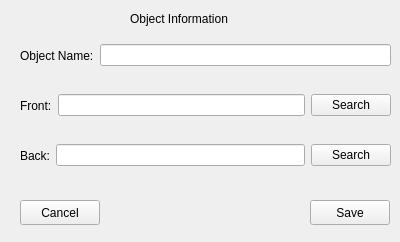
<?xml version="1.0" encoding="UTF-8"?>
<ui version="4.0">
 <class>Form</class>
 <widget class="QWidget" name="Form">
  <property name="geometry">
   <rect>
    <x>0</x>
    <y>0</y>
    <width>400</width>
    <height>242</height>
   </rect>
  </property>
  <property name="windowTitle">
   <string>Form</string>
  </property>
  <widget class="QWidget" name="horizontalLayoutWidget_2">
   <property name="geometry">
    <rect>
     <x>20</x>
     <y>90</y>
     <width>371</width>
     <height>31</height>
    </rect>
   </property>
   <layout class="QHBoxLayout" name="horizontalLayout_2">
    <item>
     <widget class="QLabel" name="label_2">
      <property name="text">
       <string>Front:</string>
      </property>
     </widget>
    </item>
    <item>
     <widget class="QLineEdit" name="front_text">
      <property name="readOnly">
       <bool>true</bool>
      </property>
     </widget>
    </item>
    <item>
     <widget class="QPushButton" name="front_search_bnt">
      <property name="text">
       <string>Search</string>
      </property>
     </widget>
    </item>
   </layout>
  </widget>
  <widget class="QWidget" name="horizontalLayoutWidget_3">
   <property name="geometry">
    <rect>
     <x>20</x>
     <y>140</y>
     <width>371</width>
     <height>31</height>
    </rect>
   </property>
   <layout class="QHBoxLayout" name="horizontalLayout_3">
    <item>
     <widget class="QLabel" name="label_3">
      <property name="text">
       <string>Back:</string>
      </property>
     </widget>
    </item>
    <item>
     <widget class="QLineEdit" name="back_text">
      <property name="readOnly">
       <bool>true</bool>
      </property>
     </widget>
    </item>
    <item>
     <widget class="QPushButton" name="back_search_bnt">
      <property name="text">
       <string>Search</string>
      </property>
     </widget>
    </item>
   </layout>
  </widget>
  <widget class="QWidget" name="horizontalLayoutWidget">
   <property name="geometry">
    <rect>
     <x>20</x>
     <y>40</y>
     <width>371</width>
     <height>31</height>
    </rect>
   </property>
   <layout class="QHBoxLayout" name="horizontalLayout">
    <item>
     <widget class="QLabel" name="label">
      <property name="text">
       <string>Object Name:</string>
      </property>
     </widget>
    </item>
    <item>
     <widget class="QLineEdit" name="name_text"/>
    </item>
   </layout>
  </widget>
  <widget class="QLabel" name="label_4">
   <property name="geometry">
    <rect>
     <x>130</x>
     <y>10</y>
     <width>131</width>
     <height>17</height>
    </rect>
   </property>
   <property name="text">
    <string>Object Information</string>
   </property>
  </widget>
  <widget class="QPushButton" name="save_bnt">
   <property name="geometry">
    <rect>
     <x>310</x>
     <y>200</y>
     <width>80</width>
     <height>25</height>
    </rect>
   </property>
   <property name="text">
    <string>Save</string>
   </property>
  </widget>
  <widget class="QPushButton" name="cancel_bnt">
   <property name="geometry">
    <rect>
     <x>20</x>
     <y>200</y>
     <width>80</width>
     <height>25</height>
    </rect>
   </property>
   <property name="text">
    <string>Cancel</string>
   </property>
  </widget>
 </widget>
 <resources/>
 <connections/>
</ui>
